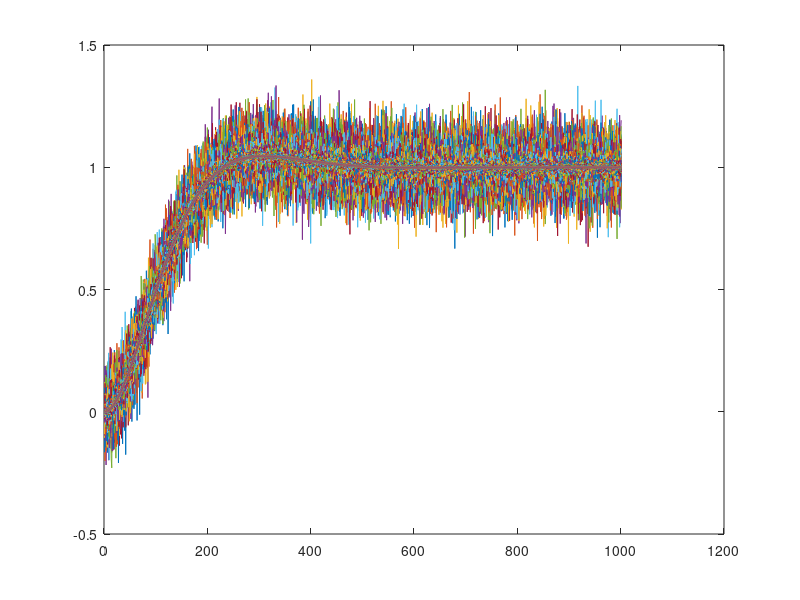

Here is the MATLAB script that generated this plot:
load('Xin.mat');
Xin=Xin;
xin=Xin(:,1:6);
NSamples=501;

XNoise=[];
for i=1:NSamples
    snr=i/10;
    XNoise(:,6*i-5:6*i)=awgn(xin,20+snr,'measured');
    
end

for j=1:NSamples
    plot(XNoise(:,6*j))
    hold on
    pause(0.1)
end


